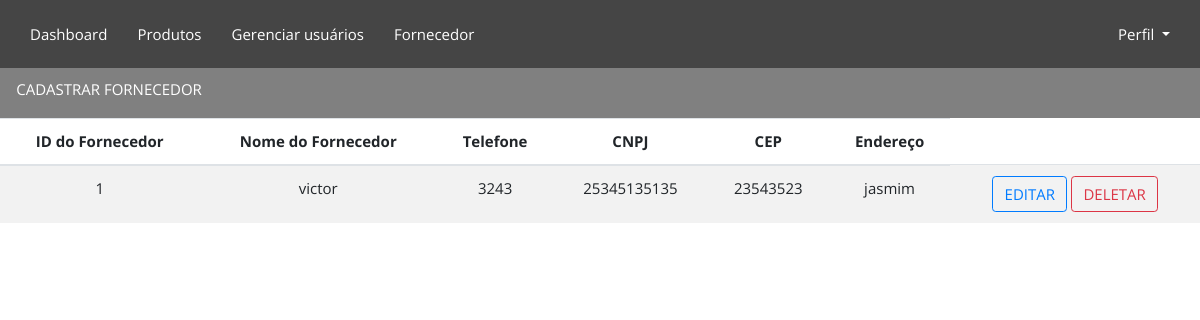
The page /telainicial/fornecedor/ on the database as committed earlier.
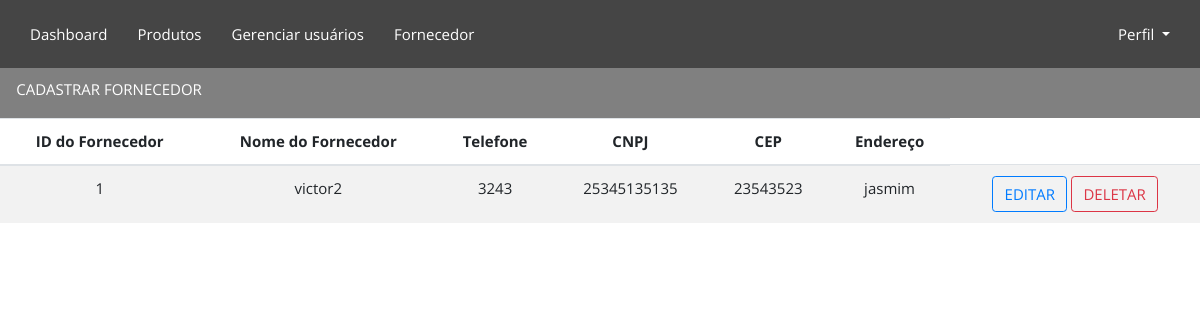
The same page on the database as committed later.
### Fornecedores/models.py (models this page shows)
class Fornecedor(models.Model):
    idFornecedor = models.AutoField(primary_key=True)
    nomeFornecedor = models.CharField(max_length=30, validators = [valida_texto])
    endereco = models.CharField(max_length=30)
    telefone = models.CharField(max_length=20)
    cep = models.CharField(max_length=8)
    cnpj = models.CharField(max_length=14)

### Fornecedores/views.py (the view)
# urls.py: path('',fornecedor_view, name = "fornecedor_view"),
def fornecedor_view(request):
    fornecedores = Fornecedor.objects.all()
    fornecedorForm = FornecedorForm()
    return render(request,"fornecedor.html",{"fornecedores":fornecedores, 'fornecedorForm': fornecedorForm})

### Fornecedores/templates/fornecedor.html (shortened to what this page needs)
{% extends 'base.html' %}
{% load static %}
{% block content%}
    <link rel="stylesheet" href="{% static 'css/fornecedores.css' %}">
    <div class="retangulo">
        <ul>
            <li>
                <button type="button" class="btn btn-transparent" data-toggle="modal" data-target=".bd-cadastroFornecedor-modal-lg">
                    CADASTRAR FORNECEDOR
                </button>
            </li>
        </ul>
    </div>
    <div>
        <table class="table table-striped">
            <thead>
                <tr>
                    <th scope="col">ID do Fornecedor</th>
                    <th scope="col">Nome do Fornecedor</th>
                    <th scope="col">Telefone</th>
                    <th scope="col">CNPJ</th>
                    <th scope="col">CEP</th>
                    <th scope="col">Endereço</th>
                </tr>
            </thead>
            <tbody>
                {% for fornecedor in fornecedores %}
                    <tr>
                        <td>{{fornecedor.idFornecedor}}</td>
                        <td>{{fornecedor.nomeFornecedor}}</td>
                        <td>{{fornecedor.telefone}}</td>
                        <td>{{fornecedor.cnpj}}</td>
                        <td>{{fornecedor.cep}}</td>
                        <td>{{fornecedor.endereco}}</td>
                        <td>
                            <a href="{% url 'editarFornecedor_view' fornecedor.idFornecedor %}" class="btn btn-outline-primary">EDITAR</a>
                            <a href="{% url 'deleteFornecedor_view' fornecedor.idFornecedor %}" class="btn btn-outline-danger">DELETAR</a>
                        </td>
                    </tr>
                {% endfor %}
            </tbody>
        </table>
    </div>
{% endblock %}

Rows that differ between the two databases and show on the page:
changed Fornecedor "jasmim": nomeFornecedor "victor" → "victor2"
